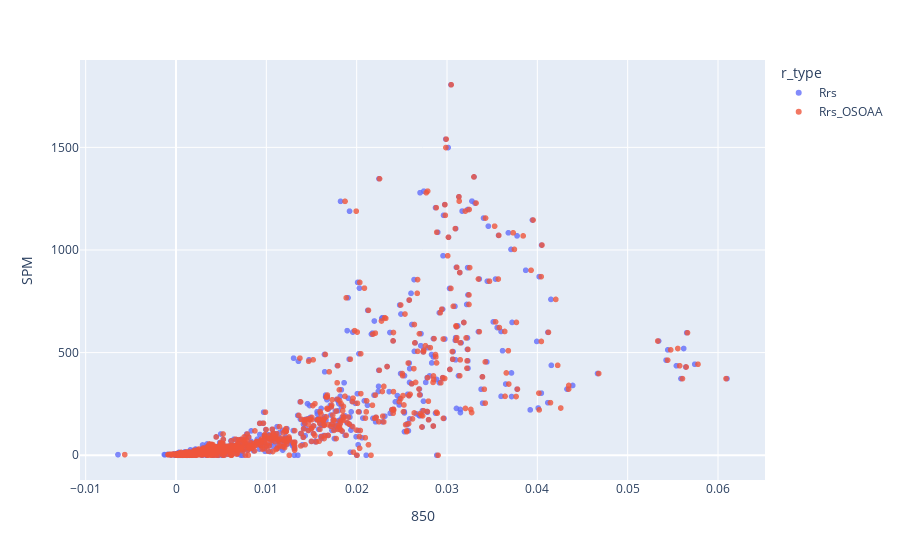

The notebook cell this image was saved under:
### Markdown cell above
### All points

### Code cell
px.scatter(df, x='850', y='SPM', color='r_type', hover_data=['Area'], opacity=0.8)

### Figure 1 — Plotly figure (JSON) as saved in the notebook; plotly's stock layout.template omitted (floating-point values rounded to 4 significant figures; data arrays with more than 128 entries replaced by an {"elided": "..."} marker saying what was removed)
{"data": [{"customdata": {"elided": "959x1 str values"}, "hovertemplate": "r_type=Rrs<br>850=%{x}<br>SPM=%{y}<br>Area=%{customdata[0]}<extra></extra>", "legendgroup": "Rrs", "marker": {"color": "#636efa", "opacity": 0.8, "symbol": "circle"}, "mode": "markers", "name": "Rrs", "showlegend": true, "type": "scattergl", "x": {"elided": "959 float values"}, "xaxis": "x", "y": {"elided": "959 float values"}, "yaxis": "y"}, {"customdata": {"elided": "959x1 str values"}, "hovertemplate": "r_type=Rrs_OSOAA<br>850=%{x}<br>SPM=%{y}<br>Area=%{customdata[0]}<extra></extra>", "legendgroup": "Rrs_OSOAA", "marker": {"color": "#EF553B", "opacity": 0.8, "symbol": "circle"}, "mode": "markers", "name": "Rrs_OSOAA", "showlegend": true, "type": "scattergl", "x": {"elided": "959 float values"}, "xaxis": "x", "y": {"elided": "959 float values"}, "yaxis": "y"}], "layout": {"autosize": true, "legend": {"title": {"text": "r_type"}, "tracegroupgap": 0}, "margin": {"t": 60}, "xaxis": {"anchor": "y", "autorange": true, "domain": [0, 1], "range": [-0.01056, 0.06513], "title": {"text": "850"}, "type": "linear"}, "yaxis": {"anchor": "x", "autorange": true, "domain": [0, 1], "range": [-128.0, 1933.0], "title": {"text": "SPM"}, "type": "linear"}}}
